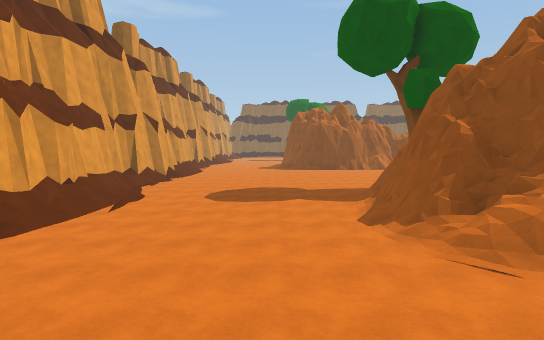
View 1 (above)

24 first-person views from a walk through a scene from a Unity 3-D project. The camera is 1.5 m above the floor, tilts 4° down and sees 80° across. The floor is counted in squares, 2 m on a side. Each view is taken from the middle of a square. On the plan, view 1 faces up. The plan holds only what a view shows up to about 11 squares ahead; the rest is blank. The place goes on beyond the plan.

View 2
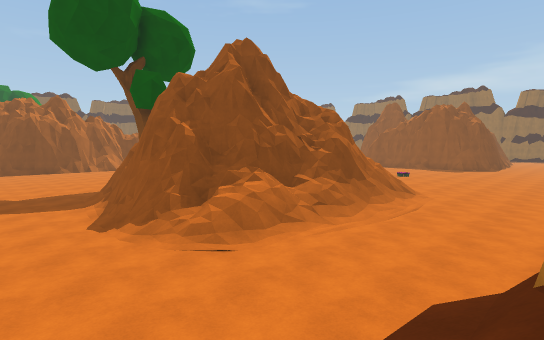

View 3
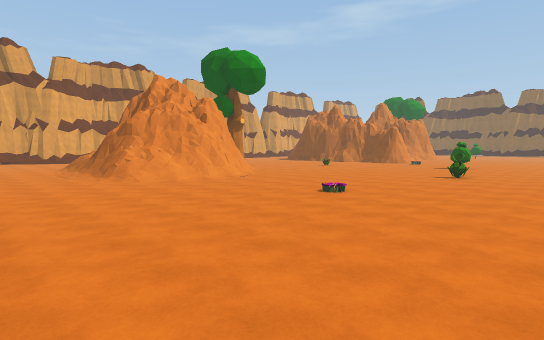

View 4
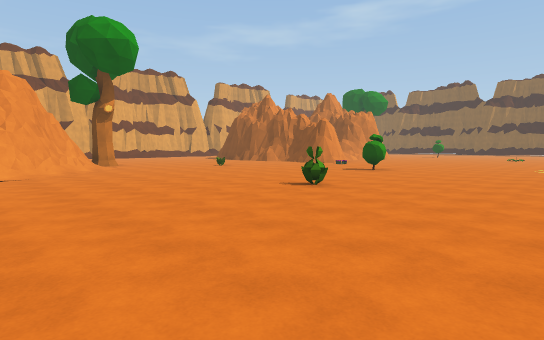

View 5
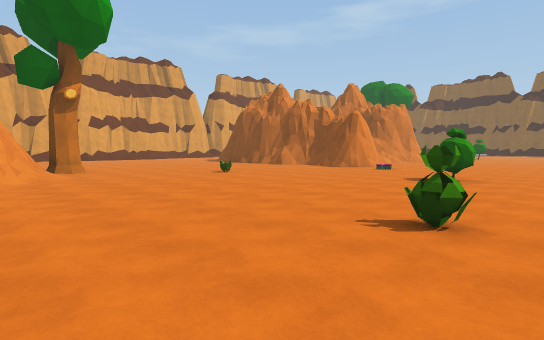

View 6
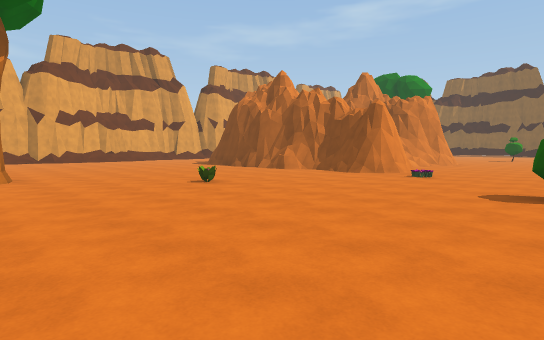

View 7
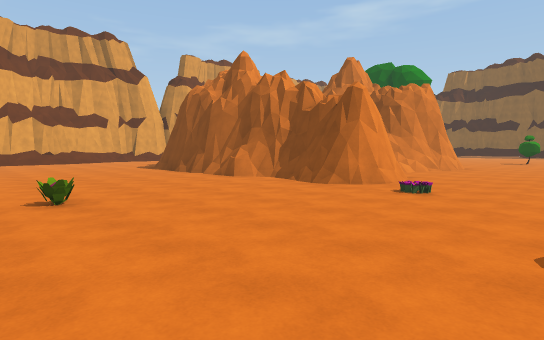

View 8
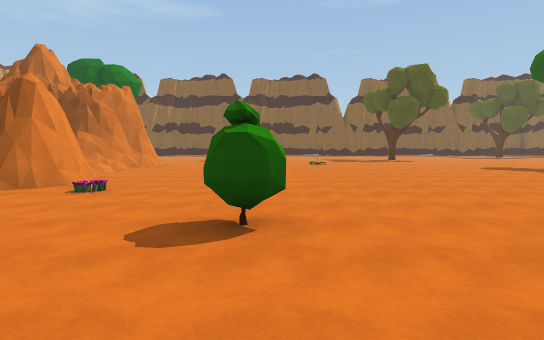

View 9
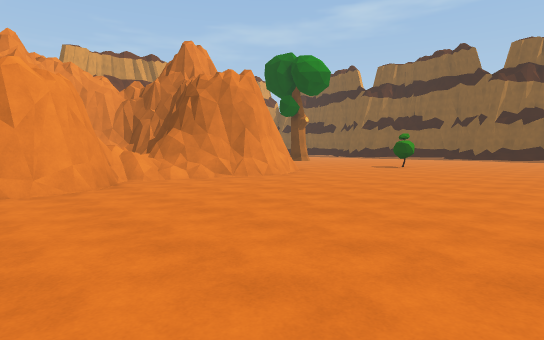

View 10
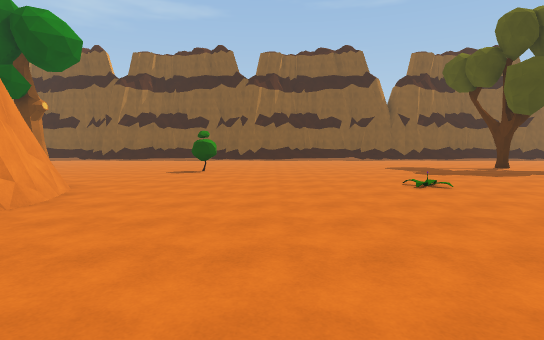

View 11
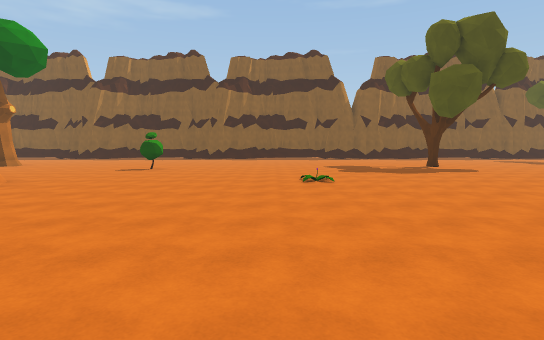

View 12
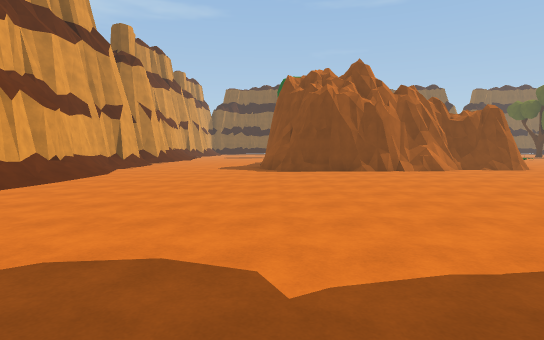

View 13
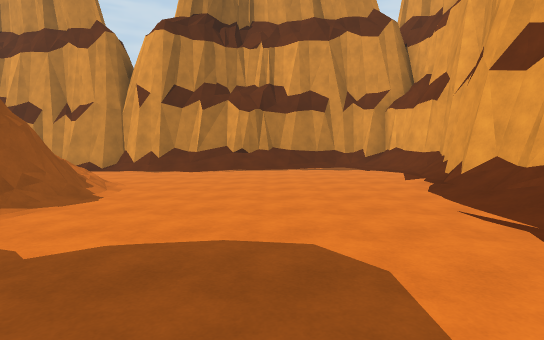

View 14
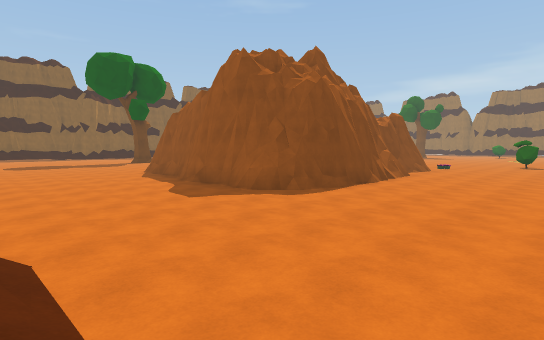

View 15
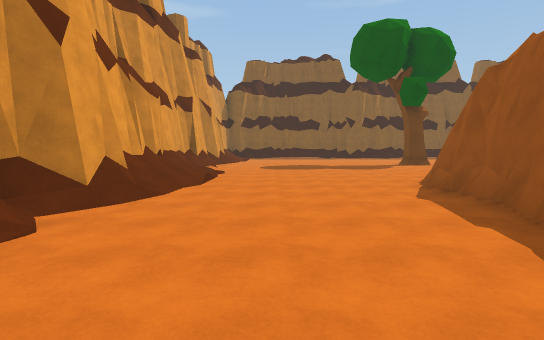

View 16
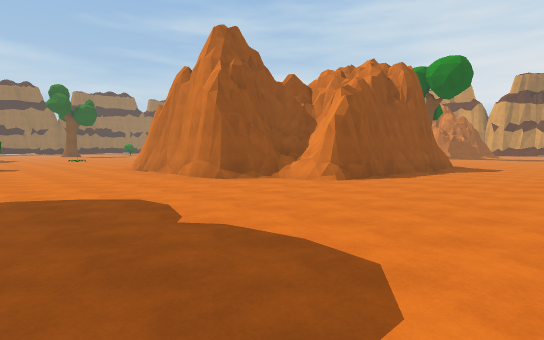

View 17
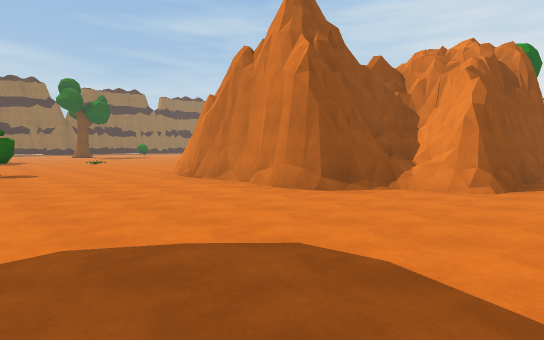

View 18
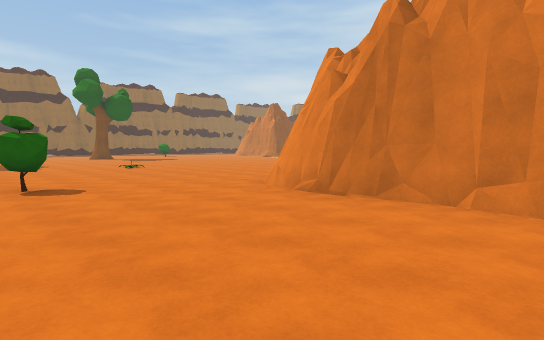

View 19
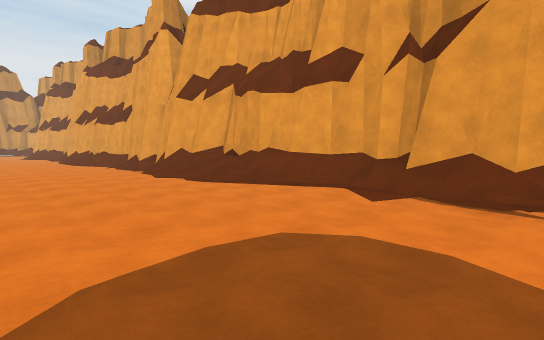

View 20
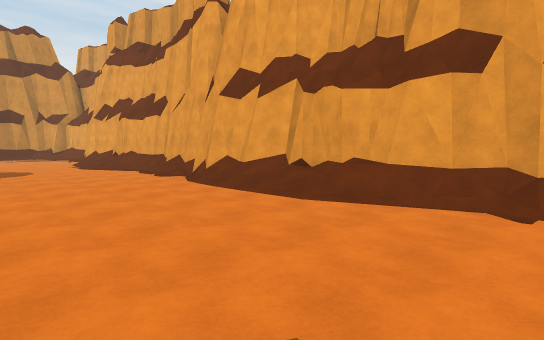

View 21
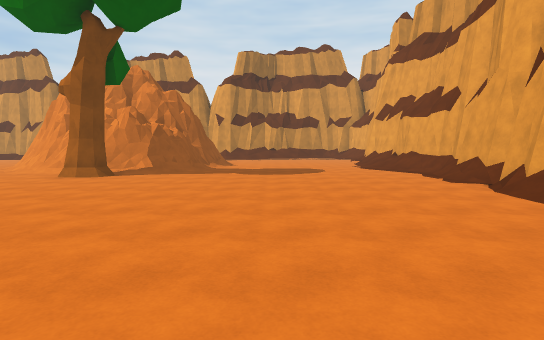

View 22
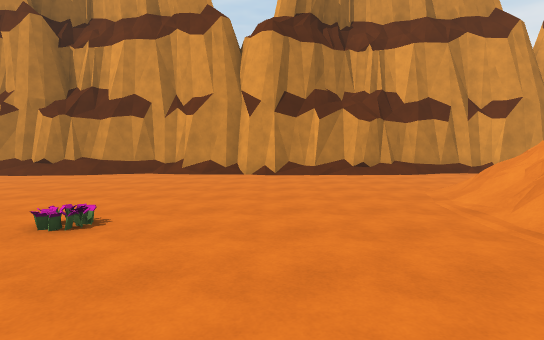

View 23
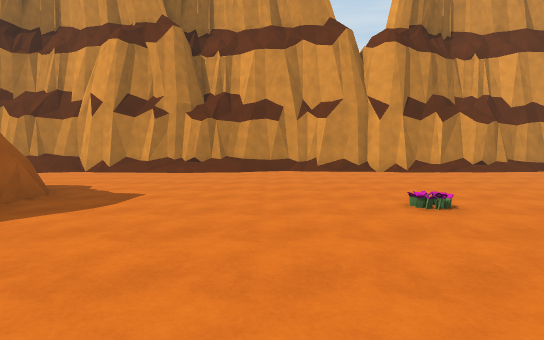

View 24
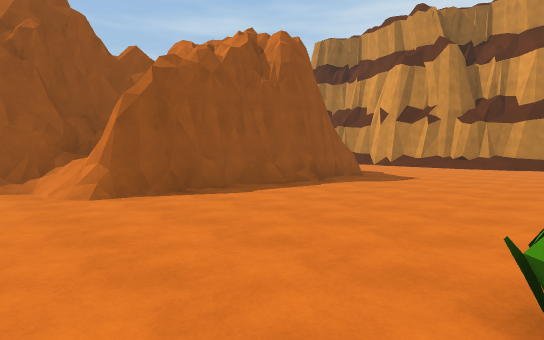

### Floor plan
Key: @ floor where view 1 was taken; # wall or solid block; . floor; / step, stairs or slope; = window, fence, low wall or low ledge; ^ raised ledge; O other object.
Columns run from 5 left of view 1 to 21 right of it. Each row starts with its distance up from view 1.
 32 #/........................O
 31 #/..............O..........
 30 #/.........................
 29 #/.........................
 28 #/.........................
 27 ^//.....#######......O.....
 26 ^//...//##    #...........
 25 ^//...####    #..........
 24 #/....###=#####............
 23 #/....#   ####/............
 22 #/....#      =/............
 21 #/....#      ##/...........
 20 #/....#      ##/..........
 19 #.....#########/O........
 18 #/......................
 17 ^/......................
 16 #/.................O....
 15 #/......................
 14 #/...........O..........
 13 #/.........................
 12 #/........................=
 11 #/..................O....##
 10 #......../O//............#
  9 #/....../####/...........#
  8 #/......##  ##/..........#
  7 ^/......##   ##..........#
  6 ##.....###  ###....O.....#
  5 ##.....######=/..........#
  4 #/.....//####=/...........
  3 #/......///////............
  2 #/.........................
  1 #/./////...................
  0 #////@###....//#####////###
 -1 ###^^^  ########   ######

Where each view was taken, in squares from view 1:
view 1: 0 up, 0 right, facing up
view 2: 0 up, 0 right, facing up-right
view 3: 0 up, 18 right, facing up-left
view 4: 6 up, 19 right, facing up-left
view 5: 8 up, 16 right, facing up-left
view 6: 10 up, 14 right, facing up-left
view 7: 13 up, 13 right, facing up-left
view 8: 13 up, 14 right, facing up
view 9: 19 up, 16 right, facing up-left
view 10: 21 up, 13 right, facing up
view 11: 20 up, 15 right, facing up
view 12: 8 up, 1 right, facing up
view 13: 10 up, 1 left, facing down
view 14: 14 up, 4 left, facing up-right
view 15: 19 up, 2 left, facing up
view 16: 32 up, 3 left, facing down-right
view 17: 32 up, 0 right, facing down-right
view 18: 32 up, 4 right, facing down-right
view 19: 32 up, 0 right, facing down-left
view 20: 20 up, 0 right, facing down-left
view 21: 19 up, 0 right, facing down
view 22: 9 up, 12 right, facing down
view 23: 10 up, 16 right, facing down
view 24: 13 up, 15 right, facing down-right
